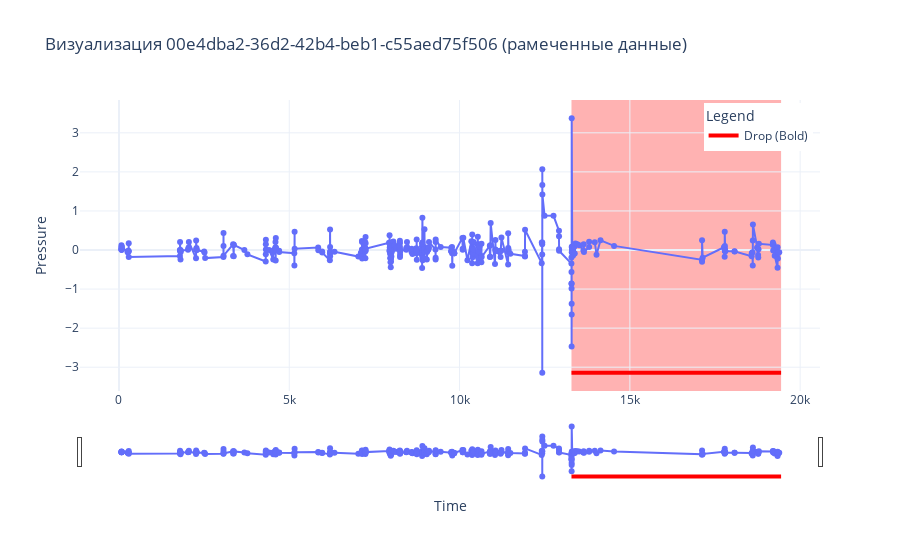

This figure's notebook cell:
### Code cell
plot_annotated_data(df2, gt_df, selected_file)

### Figure 1 — Plotly figure (JSON) as saved in the notebook; plotly's stock layout.template omitted (floating-point values rounded to 4 significant figures; data arrays with more than 128 entries replaced by an {"elided": "..."} marker saying what was removed)
{"data": [{"hovertemplate": "time=%{x}<br>pressure=%{y}<extra></extra>", "legendgroup": "", "line": {"color": "#636efa", "dash": "solid"}, "marker": {"symbol": "circle"}, "mode": "lines+markers", "name": "", "orientation": "v", "showlegend": false, "type": "scatter", "x": {"elided": "369 float values"}, "xaxis": "x", "y": {"elided": "369 float values"}, "yaxis": "y"}, {"line": {"color": "red", "width": 4}, "mode": "lines", "name": "Drop (Bold)", "type": "scatter", "x": [13290.0, 19440.0], "y": [-3.141, -3.141]}], "layout": {"legend": {"title": {"text": "Legend"}, "tracegroupgap": 0, "x": 0.99, "xanchor": "right", "y": 0.99, "yanchor": "top"}, "shapes": [{"fillcolor": "red", "layer": "below", "line": {"width": 0}, "name": "Drop", "opacity": 0.3, "type": "rect", "x0": 13290.0, "x1": 19440.0, "xref": "x", "y0": 0, "y1": 1, "yref": "y domain"}], "title": {"text": "Визуализация 00e4dba2-36d2-42b4-beb1-c55aed75f506 (рамеченные данные)"}, "xaxis": {"anchor": "y", "domain": [0, 1], "rangeslider": {"visible": true}, "title": {"text": "Time"}, "type": "linear"}, "yaxis": {"anchor": "x", "domain": [0, 1], "fixedrange": false, "title": {"text": "Pressure"}}}}
